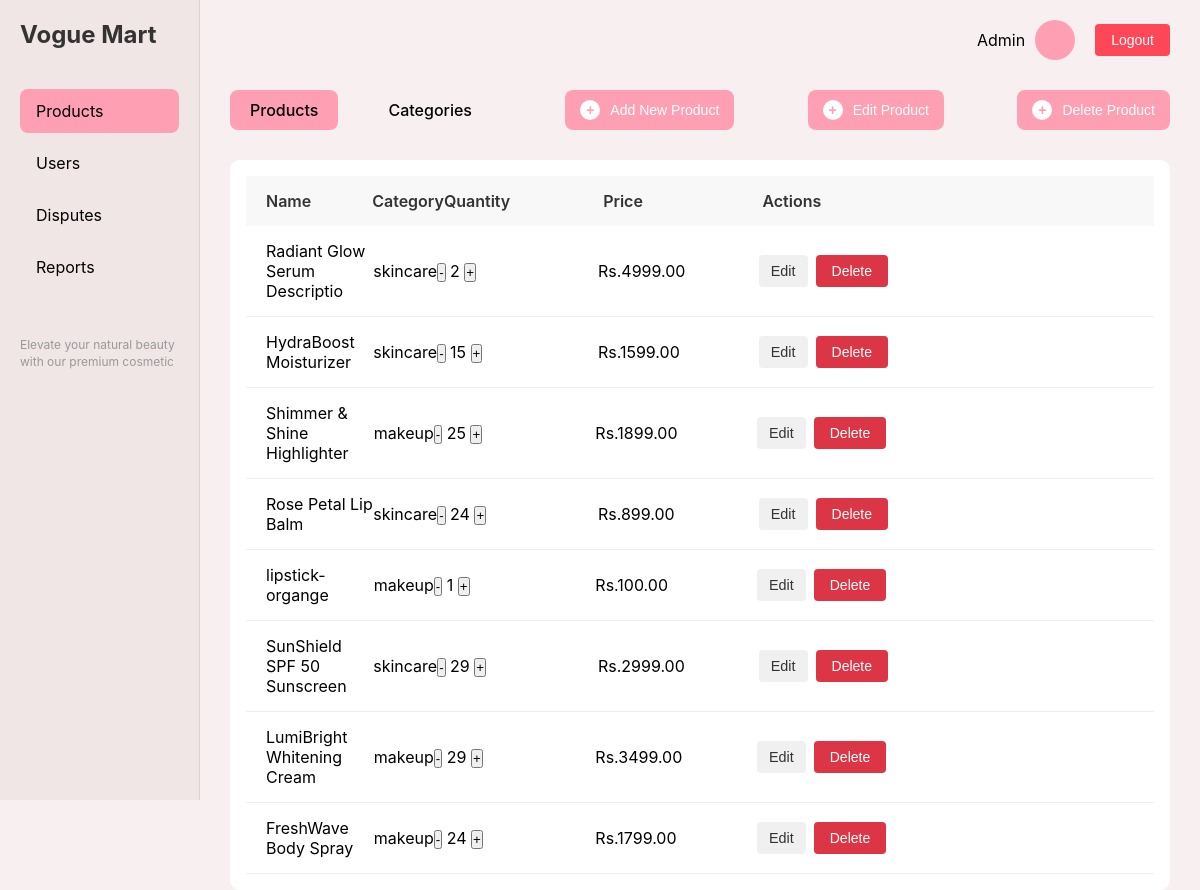
The app's page /admin.php with its own data.
### tables this page shows
CREATE TABLE `productdetails` (
  `product_id` varchar(50) NOT NULL,
  `name` varchar(255) NOT NULL,
  `description` text DEFAULT NULL,
  `category` varchar(100) DEFAULT NULL,
  `image` varchar(255) DEFAULT NULL,
  `quantity` int(11) DEFAULT 0,
  `price` decimal(10,2) DEFAULT 0.00,
  `created_at` timestamp NOT NULL DEFAULT current_timestamp()
);

### admin.php (the view, shortened to what this page needs)
<!DOCTYPE html>
<html lang="en">
<head>
    <link rel="stylesheet" href="css/style.css">
</head>
<body>
    <div class="sidebar">
        <div class="logo">Vogue Mart</div>
        <div class="nav-item active">Products</div>
        <div class="nav-item">Users</div>
        <div class="nav-item">Disputes</div>
        <div class="nav-item">Reports</div>
        <div class="tagline">
            Elevate your natural beauty with our premium cosmetic
        </div>
    </div>
    <div class="main-content">
        <div class="header">
            <div class="admin-profile">
                <span>Admin</span>
                <div class="admin-avatar"></div>
                <button class="logout-btn" onclick="logoutAdmin()">Logout</button>
            </div>
        </div>
        <div id="productManagementView">
            <div class="header">
                <div class="tabs">
                    <div class="tab active">Products</div>
                    <div class="tab">Categories</div>
                </div>
                <button type="button" class="add-product-btn" onclick="addNewProduct('addProduct')">
                    <div class="add-icon">+</div>
                    Add New Product
                </button>
                <button type="button" class="add-product-btn" onclick="editProductt('editProduct')">
                    <div class="add-icon">+</div>
                    Edit Product
                </button>
                <button type="button" class="add-product-btn" onclick="deleteProductt('deleteProduct')">
                    <div class="add-icon">+</div>
                    Delete Product
                </button>
            </div>
            <div class="product-table">
                <div class="table-header">
                    <div>Name</div>
                    <div>Category</div>
                    <div>Quantity</div>
                    <div>Price</div>
                    <div>Actions</div>
                </div>
                <?php
                $con = mysqli_connect("localhost", "root", "", "ecommerce");
                if(mysqli_connect_errno()) {
                    echo "<div class='product-row'><div colspan='6'>Failed to connect to MySQL: " . mysqli_connect_error() . "</div></div>";
                } else {
                    $sql = "SELECT * FROM productdetails";
                    $result = mysqli_query($con, $sql);
                    if(mysqli_num_rows($result) > 0) {
                        while($row = mysqli_fetch_assoc($result)) {
                            echo "<div class='product-row'>
                                    <div class='product-id' style='display:none'>" . $row["product_id"] . "</div>
                                    <div>" . $row["name"] . "</div>
                                    <div>" . $row["category"] . "</div>
                                    <div class='quantity-controls'>
                                        <button class='quantity-btn' onclick='changeQuantity(this, -1)'>-</button>
                                        <span class='quantity'>" . $row["quantity"] . "</span>
                                        <button class='quantity-btn' onclick='changeQuantity(this, 1)'>+</button>
                                    </div>
                                    <div class='price'>Rs." . $row["price"] . "</div>
                                    <div class='action-buttons'>
                                        <button class='edit-btn' onclick='editProduct(this)'>Edit</button>
                                        <button class='delete-btn' onclick='deleteProduct(\"" . $row["product_id"] . "\")'>Delete</button>
                                    </div>
                                </div>";
                        }
                    } else {
                        echo "<div class='product-row'><div colspan='6'>No products found</div></div>";
                    }
                }
                ?>
            </div>
        </div>
    </div>
</body>
</html>

### css/style.css (style rules this page uses)
* { margin: 0; padding: 0; box-sizing: border-box; }
body { font-family: -apple-system, BlinkMacSystemFont, 'Segoe UI', Roboto, sans-serif; background-color: #f8f0f0; display: flex; height: 100vh; }
.sidebar { width: 200px; background-color: #f0e6e6; padding: 20px; border-right: 1px solid #e0d0d0; }
.logo { font-size: 24px; font-weight: bold; color: #333; margin-bottom: 40px; }
.nav-item { padding: 12px 16px; margin-bottom: 8px; border-radius: 8px; cursor: pointer; transition: background-color 0.2s; color: black; }
.nav-item.active { background-color: #ff9fb3; color: black; }
.tagline { margin-top: auto; padding-top: 40px; font-size: 12px; color: #999; line-height: 1.4; }
.main-content { flex: 1; padding: 20px 30px; }
.header { display: flex; justify-content: space-between; align-items: center; margin-bottom: 30px; }
.admin-profile { display: flex; align-items: center; gap: 10px; }
.admin-avatar { width: 40px; height: 40px; background-color: #ff9fb3; border-radius: 50%; }
.tabs { display: flex; gap: 30px; margin-bottom: 0; }
.tab { padding: 10px 20px; border-radius: 8px; cursor: pointer; font-weight: 500; transition: background-color 0.2s; }
.tab.active { background-color: #ff9fb3; color: black; }
.tab:not(.active) { color:black; }
.product-table { background: white; border-radius: 10px; padding: 1rem; margin-top: 1rem; }
.table-header { display: grid; grid-template-columns: 1fr 0.5fr 1.5fr 1.5fr 1.5fr 1fr 1fr; padding: 15px 20px; background-color: #f8f8f8; font-weight: 600; color: #333; }
.product-row { display: grid; grid-template-columns: 1fr 0.5fr 1.5fr 1.5fr 1.5fr 1fr 1fr; padding: 15px 20px; border-bottom: 1px solid #eee; align-items: center; }
.add-product-btn { display: flex; align-items: center; gap: 10px; padding: 10px 15px; background-color: #ff9fb3; color: white; border: none; border-radius: 8px; cursor: pointer; font-size: 14px; font-weight: 500; margin-top: 0; transition: background-color 0.2s; }
.add-icon { width: 20px; height: 20px; background-color: white; color: #ff9fb3; border-radius: 50%; display: flex; align-items: center; justify-content: center; font-weight: bold; }
.action-buttons { display: flex; gap: 8px; }
.edit-btn, .delete-btn { padding: 6px 12px; border: none; border-radius: 4px; cursor: pointer; font-size: 0.9rem; transition: background-color 0.2s; }
.edit-btn { background-color: #f0f0f0; color: #333; }
.delete-btn { background-color: #dc3545; color: white; border: none; padding: 8px 16px; border-radius: 4px; cursor: pointer; font-size: 14px; margin-right: 5px; transition: background-color 0.3s ease; }
.edit-btn, .complete-btn { padding: 6px 12px; border: none; border-radius: 4px; cursor: pointer; font-size: 0.9rem; transition: background-color 0.2s; }
.logout-btn { background-color: #ff4757; color: white; border: none; padding: 8px 16px; border-radius: 4px; cursor: pointer; margin-left: 10px; font-size: 14px; transition: background-color 0.3s; }

### records on screen
productdetails: name "Radiant Glow Serum Descriptio", category "skincare", quantity "2", price "4999.00"
productdetails: name "HydraBoost Moisturizer", category "skincare", quantity "15", price "1599.00"
productdetails: name "Shimmer & Shine Highlighter", category "makeup", quantity "25", price "1899.00"
productdetails: name "Rose Petal Lip Balm", category "skincare", quantity "24", price "899.00"
productdetails: name "lipstick-organge", category "makeup", quantity "1", price "100.00"
productdetails: name "SunShield SPF 50 Sunscreen", category "skincare", quantity "29", price "2999.00"
productdetails: name "LumiBright Whitening Cream", category "makeup", quantity "29", price "3499.00"
productdetails: name "FreshWave Body Spray", category "makeup", quantity "24", price "1799.00"
